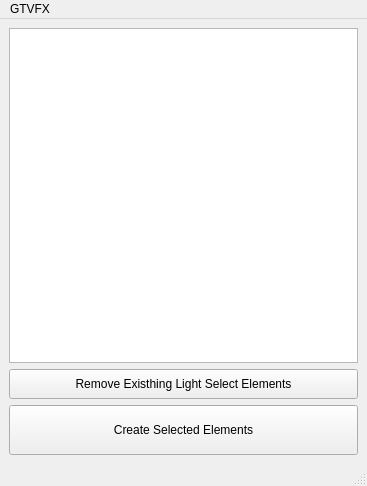
<?xml version="1.0" encoding="UTF-8"?>
<ui version="4.0">
 <class>MainWindow</class>
 <widget class="QMainWindow" name="MainWindow">
  <property name="windowModality">
   <enum>Qt::NonModal</enum>
  </property>
  <property name="geometry">
   <rect>
    <x>0</x>
    <y>0</y>
    <width>367</width>
    <height>486</height>
   </rect>
  </property>
  <property name="windowTitle">
   <string>Light Select Elements By Layer By GTVFX</string>
  </property>
  <widget class="QWidget" name="centralwidget">
   <layout class="QVBoxLayout" name="verticalLayout">
    <item>
     <widget class="QListWidget" name="listWidget_layers">
      <property name="frameShadow">
       <enum>QFrame::Sunken</enum>
      </property>
      <property name="alternatingRowColors">
       <bool>false</bool>
      </property>
      <property name="selectionMode">
       <enum>QAbstractItemView::MultiSelection</enum>
      </property>
      <property name="sortingEnabled">
       <bool>true</bool>
      </property>
     </widget>
    </item>
    <item>
     <widget class="QPushButton" name="pushButton_delete">
      <property name="minimumSize">
       <size>
        <width>0</width>
        <height>30</height>
       </size>
      </property>
      <property name="text">
       <string>Remove Existhing Light Select Elements</string>
      </property>
     </widget>
    </item>
    <item>
     <widget class="QPushButton" name="pushButton_create">
      <property name="minimumSize">
       <size>
        <width>0</width>
        <height>50</height>
       </size>
      </property>
      <property name="text">
       <string>Create Selected Elements</string>
      </property>
     </widget>
    </item>
   </layout>
  </widget>
  <widget class="QStatusBar" name="statusbar"/>
  <widget class="QMenuBar" name="menubar">
   <property name="geometry">
    <rect>
     <x>0</x>
     <y>0</y>
     <width>367</width>
     <height>21</height>
    </rect>
   </property>
   <widget class="QMenu" name="menuGTVFX">
    <property name="title">
     <string>GTVFX</string>
    </property>
    <addaction name="act_help"/>
    <addaction name="act_gtvfx"/>
   </widget>
   <addaction name="menuGTVFX"/>
  </widget>
  <action name="act_help">
   <property name="text">
    <string>Help</string>
   </property>
  </action>
  <action name="act_gtvfx">
   <property name="text">
    <string>www.gtvfx.com</string>
   </property>
  </action>
 </widget>
 <resources/>
 <connections/>
</ui>
